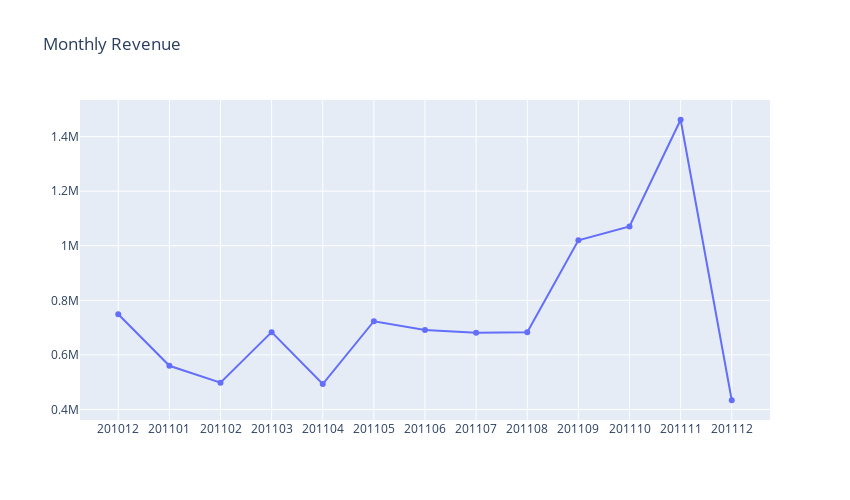

Notebook code for this chart:
### Code cell
# Visualization 
plot_data = [
        go.Scatter(
            x = data_revenue['InvoiceYearMonth'],
            y = data_revenue['Revenue']
        )
]

plot_layout = go.Layout(
            xaxis = {"type":"category"},
            title = 'Monthly Revenue',
            width = 850,
            height = 500
)

fig = go.Figure(data = plot_data, layout = plot_layout)
pyoff.iplot(fig)

### Figure 1 — Plotly figure (JSON) as saved in the notebook; plotly's stock layout.template omitted (floating-point values rounded to 4 significant figures)
{"data": [{"type": "scatter", "x": [201012, 201101, 201102, 201103, 201104, 201105, 201106, 201107, 201108, 201109, 201110, 201111, 201112], "y": [749000.0, 560000.0, 498100.0, 683300.0, 493200.0, 723300.0, 691100.0, 681300.0, 682700.0, 1020000.0, 1071000.0, 1462000.0, 433700.0]}], "layout": {"height": 500, "title": {"text": "Monthly Revenue"}, "width": 850, "xaxis": {"type": "category"}}}
